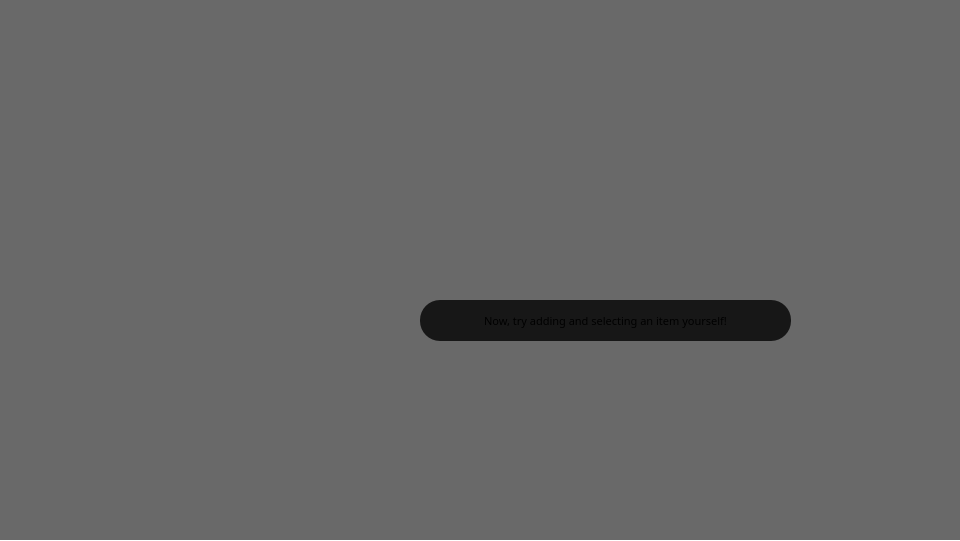
  <widget class="QGroupBox" name="slide_9">
   <property name="geometry">
    <rect>
     <x>0</x>
     <y>540</y>
     <width>960</width>
     <height>541</height>
    </rect>
   </property>
   <property name="styleSheet">
    <string notr="true">border: 0px;
background: transparent;</string>
   </property>
   <property name="title">
    <string/>
   </property>
   <widget class="QGroupBox" name="groupBox_12">
    <property name="geometry">
     <rect>
      <x>420</x>
      <y>300</y>
      <width>371</width>
      <height>41</height>
     </rect>
    </property>
    <property name="styleSheet">
     <string notr="true">QGroupBox {
	background: rgba(0, 0, 0, 200);
	border-radius: 20px;
}</string>
    </property>
    <property name="title">
     <string/>
    </property>
    <widget class="QLabel" name="label_30">
     <property name="geometry">
      <rect>
       <x>0</x>
       <y>4</y>
       <width>361</width>
       <height>41</height>
      </rect>
     </property>
     <property name="font">
      <font>
       <family>Cascadia Code</family>
       <pointsize>12</pointsize>
       <bold>true</bold>
      </font>
     </property>
     <property name="text">
      <string/>
     </property>
     <property name="alignment">
      <set>Qt::AlignCenter</set>
     </property>
     <property name="wordWrap">
      <bool>true</bool>
     </property>
     <property name="margin">
      <number>0</number>
     </property>
    </widget>
    <widget class="QLabel" name="label_31">
     <property name="geometry">
      <rect>
       <x>10</x>
       <y>0</y>
       <width>351</width>
       <height>41</height>
      </rect>
     </property>
     <property name="font">
      <font>
       <family>Cascadia Code</family>
       <pointsize>8</pointsize>
       <bold>false</bold>
      </font>
     </property>
     <property name="text">
      <string>Now, try adding and selecting an item yourself!</string>
     </property>
     <property name="alignment">
      <set>Qt::AlignCenter</set>
     </property>
     <property name="wordWrap">
      <bool>true</bool>
     </property>
     <property name="margin">
      <number>5</number>
     </property>
    </widget>
   </widget>
   <widget class="QWidget" name="widget_32" native="true">
    <property name="geometry">
     <rect>
      <x>0</x>
      <y>0</y>
      <width>960</width>
      <height>540</height>
     </rect>
    </property>
    <property name="styleSheet">
     <string notr="true">background: rgba(0, 0, 0, 150);</string>
    </property>
   </widget>
   <zorder>widget_32</zorder>
   <zorder>groupBox_12</zorder>
  </widget>
